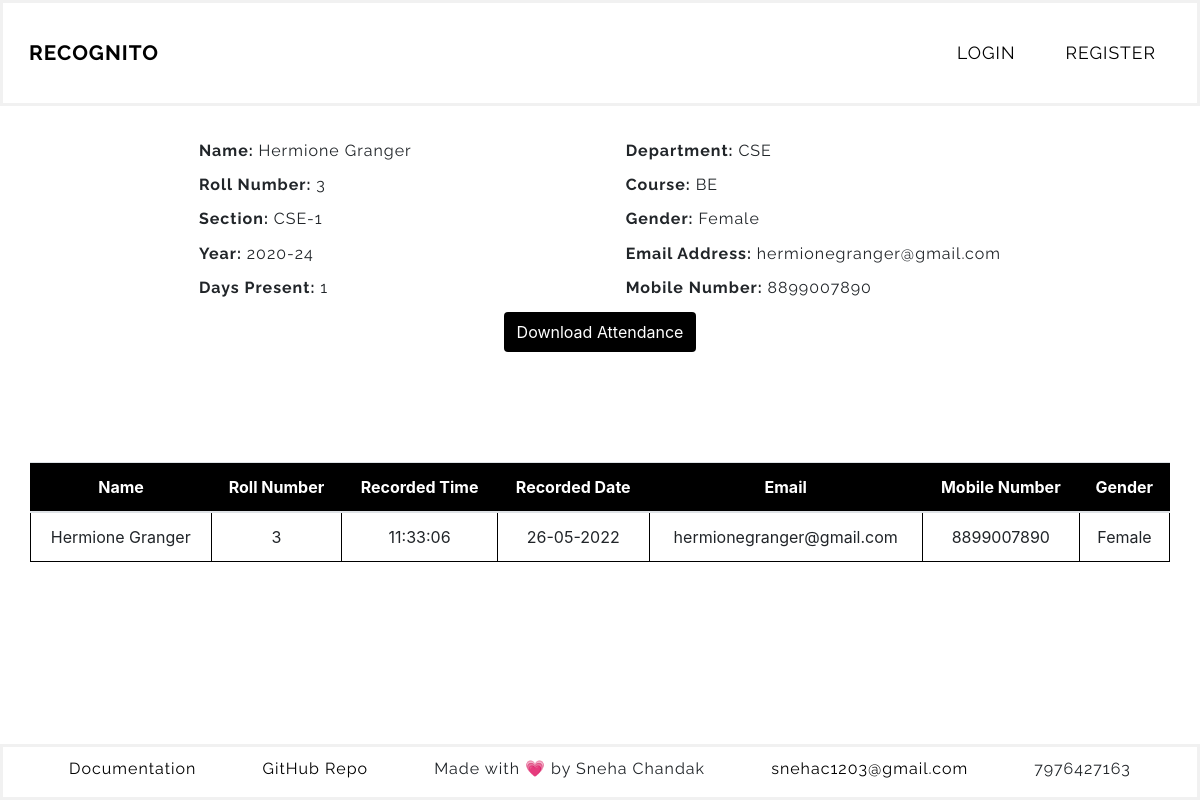
The page /display_by_roll?roll_no=3 on the database as committed earlier.
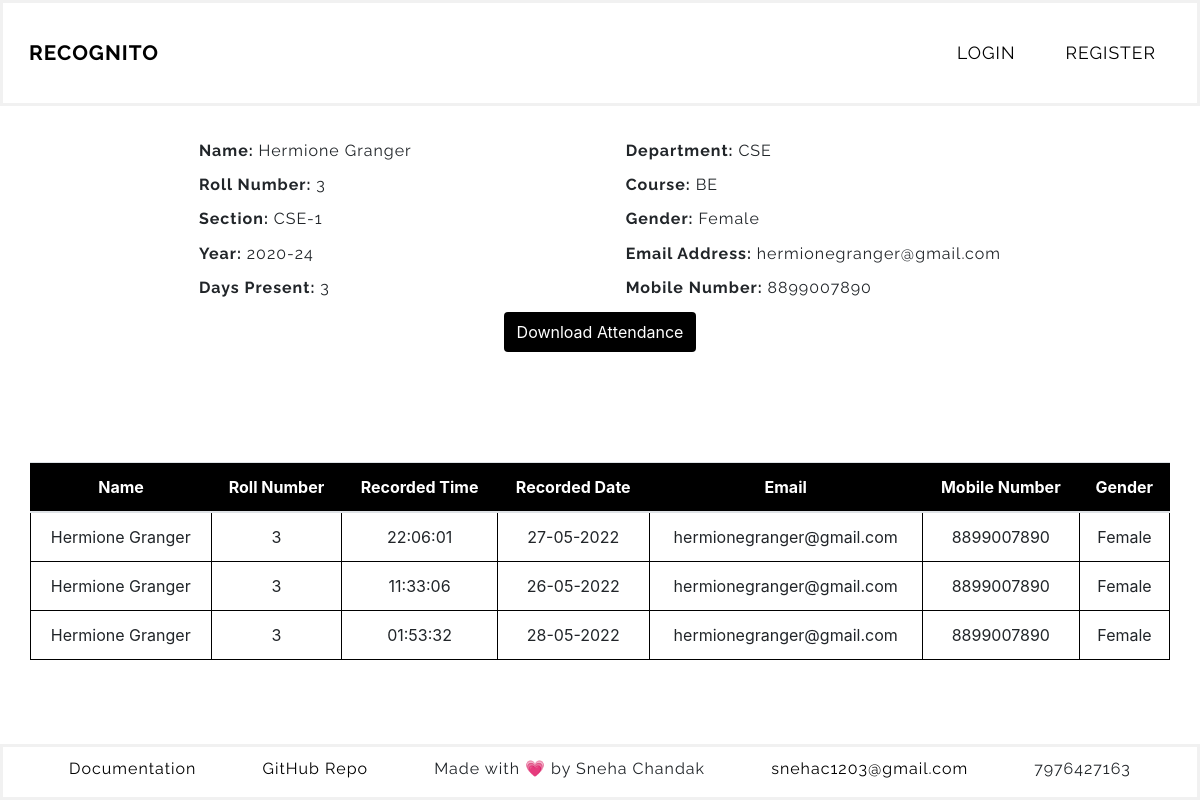
The same page on the database as committed later.
### faceapp/models.py (models this page shows, shortened)
class Attendance(db.Model):
    id = db.Column(db.Integer(), primary_key=True)
    name = db.Column(db.String(), nullable=False)
    roll_no = db.Column(db.Integer(), nullable=False)
    time = db.Column(db.String(), nullable=False)
    date = db.Column(db.String(), nullable=False)
    student = db.Column(db.Integer(), db.ForeignKey('student.id'))

class Student(db.Model):
    id = db.Column(db.Integer(), primary_key=True)
    days_present = db.Column(db.Integer(), nullable=True, default=0)
    dept = db.Column(db.String(length=10), nullable=False)
    course = db.Column(db.String(length=10), nullable=False)
    year = db.Column(db.String(length=20), nullable=False)
    name = db.Column(db.String(length=30), nullable=False)
    section = db.Column(db.String(length=10), nullable=False)
    roll_no = db.Column(db.Integer(), unique=True, nullable=False)
    gender = db.Column(db.String(length=20), nullable=False)
    mobile_no = db.Column(db.String(length=10), nullable=False)
    email = db.Column(db.String(length=20), unique=True, nullable=False)
    teacher = db.Column(db.String(length=20), nullable=False)
    photo_sample = db.Column(db.String(), nullable=True, default='NONE')
    attendance = db.relationship('Attendance', backref='attendance', lazy=True)

### faceapp/routes.py (the view, shortened to what this page needs)
@app.route('/display_by_roll', methods=['GET', 'POST'])
def display_by_roll():
    form = StudentAttendanceCSVForm()
    roll_to_display = request.args.get('roll_no')
    result = Student.query.filter_by(roll_no=roll_to_display).first()
    name=result.name
    dept=result.dept
    section=result.section
    year=result.year
    course=result.course
    gender=result.gender
    email=result.email
    mobile_no=result.mobile_no
    days_present=result.days_present
    student = db.session.query(Student.name, Student.roll_no, Attendance.time, Attendance.date, Student.email, Student.mobile_no, Student.gender, Student.dept, Student.course, Student.section, Student.year, Student.teacher).join(Attendance, Student.roll_no == Attendance.roll_no).filter(Attendance.roll_no==roll_to_display, Student.roll_no==roll_to_display).all()
    return render_template('display_by_roll.html', student=student, form=form, name=name, roll_no=roll_to_display, dept=dept, section=section, year=year, course=course, gender=gender, email=email, mobile_no=mobile_no, days_present=days_present)

### faceapp/forms.py
class StudentAttendanceCSVForm(FlaskForm):
    submit = SubmitField(label='Download Attendance')

### faceapp/templates/display_by_roll.html (shortened to what this page needs)
{% extends 'base.html' %}
{% block content %}
<section class="student-details">
    <div>
        <h4><b>Name: </b>{{ name }}</h4>
        <h4><b>Roll Number: </b>{{ roll_no }}</h4>
        <h4><b>Section: </b>{{ section }}</h4>
        <h4><b>Year: </b>{{ year }}</h4>
        <h4><b>Days Present: </b>{{ days_present }}</h4>
    </div>
    <div>
        <h4><b>Department: </b>{{ dept }}</h4>
        <h4><b>Course: </b>{{ course }}</h4>
        <h4><b>Gender: </b>{{ gender }}</h4>
        <h4><b>Email Address: </b>{{ email }}</h4>
        <h4><b>Mobile Number: </b>{{ mobile_no }}</h4>
    </div>
</section>
<form method='POST' class="'form-signin text-center" novalidate>
    {{ form.submit(class="btn") }}
</form>
    <div class="text-center">
        <table class="table" >
            <thead>
                <tr>
                    <th scope="col">Name</th>
                    <th scope="col">Roll Number</th>
                    <th scope="col">Recorded Time</th>
                    <th scope="col">Recorded Date</th>
                    <th scope="col">Email</th>
                    <th scope="col">Mobile Number</th>
                    <th scope="col">Gender</th>
                </tr>
            </thead>
            <tbody>
                    {% for record in student %}
                    <tr class="table-row-hover">
                        <td>{{ record.name }}</td>
                        <td>{{ record.roll_no }}</td>
                        <td>{{ record.time }}</td>
                        <td>{{ record.date }}</td>
                        <td>{{ record.email }}</td>
                        <td>{{ record.mobile_no }}</td>
                        <td>{{ record.gender }}</td>
                    </tr>
                    {% endfor %}
            </tbody>
        </table>
    </div>
{% endblock%}

Rows that differ between the two databases and show on the page:
added Attendance: name "Hermione Granger", roll_no "3", time "22:06:01", date "27-05-2022", email "hermionegranger@gmail.com", mobile_no "8899007890", gender "Female"
added Attendance: name "Hermione Granger", roll_no "3", time "01:53:32", date "28-05-2022", email "hermionegranger@gmail.com", mobile_no "8899007890", gender "Female"
Other text that changed with them:
{{ days_present }}: "1" → "3"
